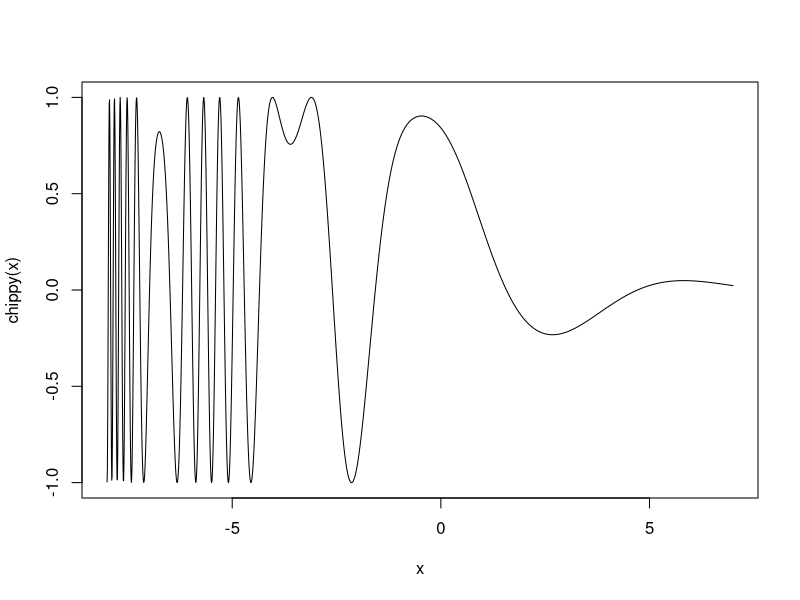
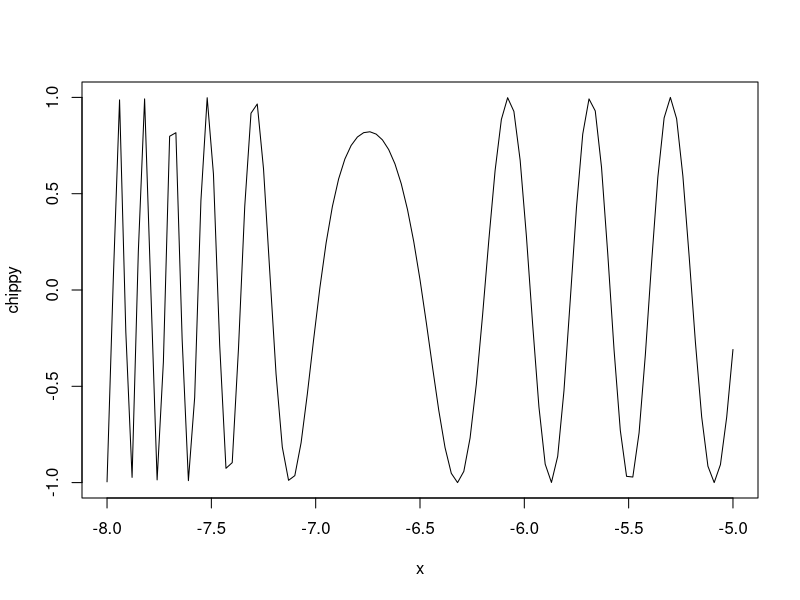

The R script that drew these images, in order:
## ---- chunk 1
knitr::opts_chunk$set(echo = TRUE)
## ---- chunk 2
a <- 10
b <- 7
c <- 8
if ((a+b>c) & (a+c>b) & (b+c>a)) {
cat("Треугольник существует")
} else {
cat("Треугольник не существует")
}
## ---- chunk 3
chippy <- function(x) sin(cos(x)*exp(-x/2))
curve(chippy, -8, 7, n = 2001)
plot (chippy, -8, -5)
